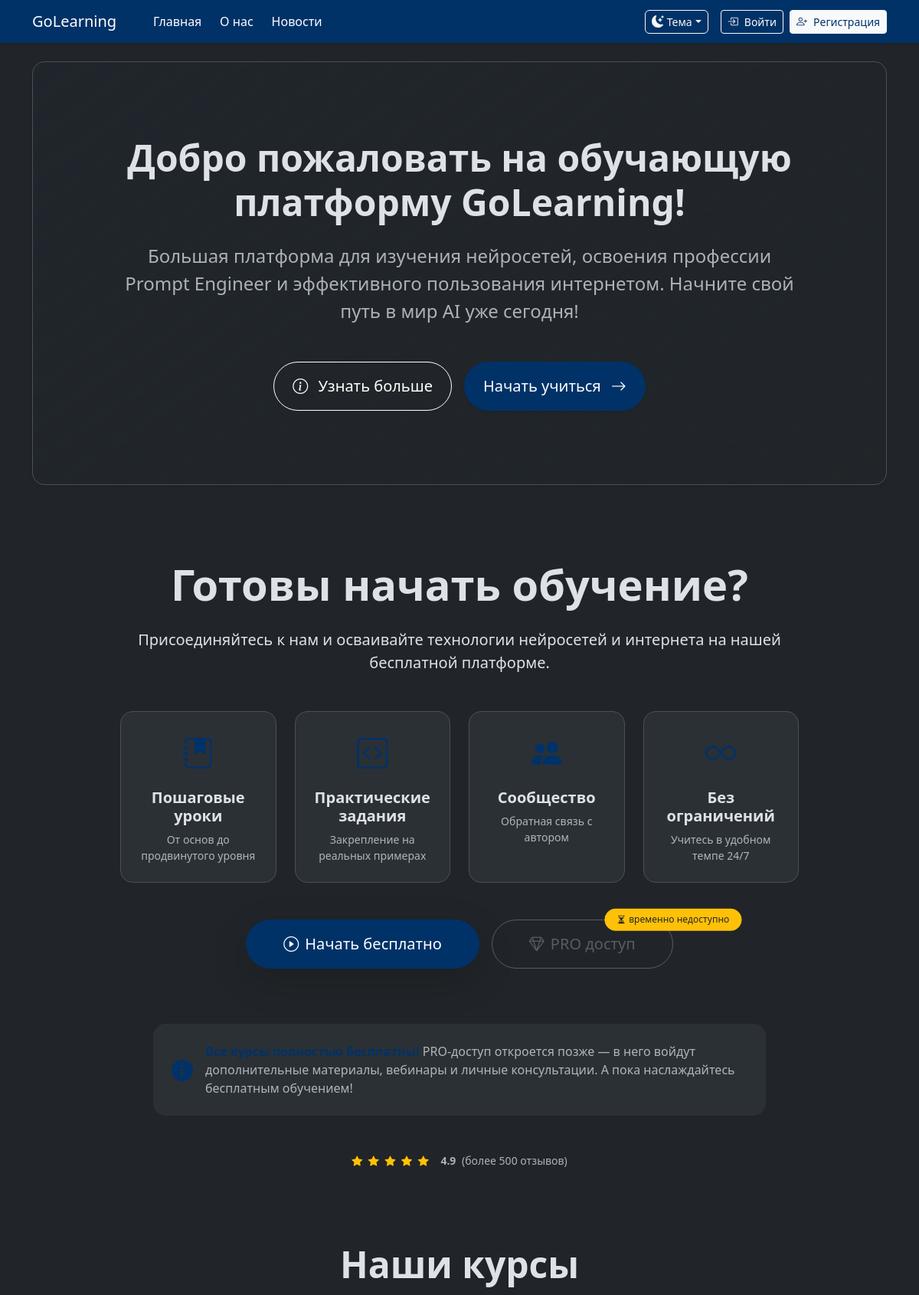
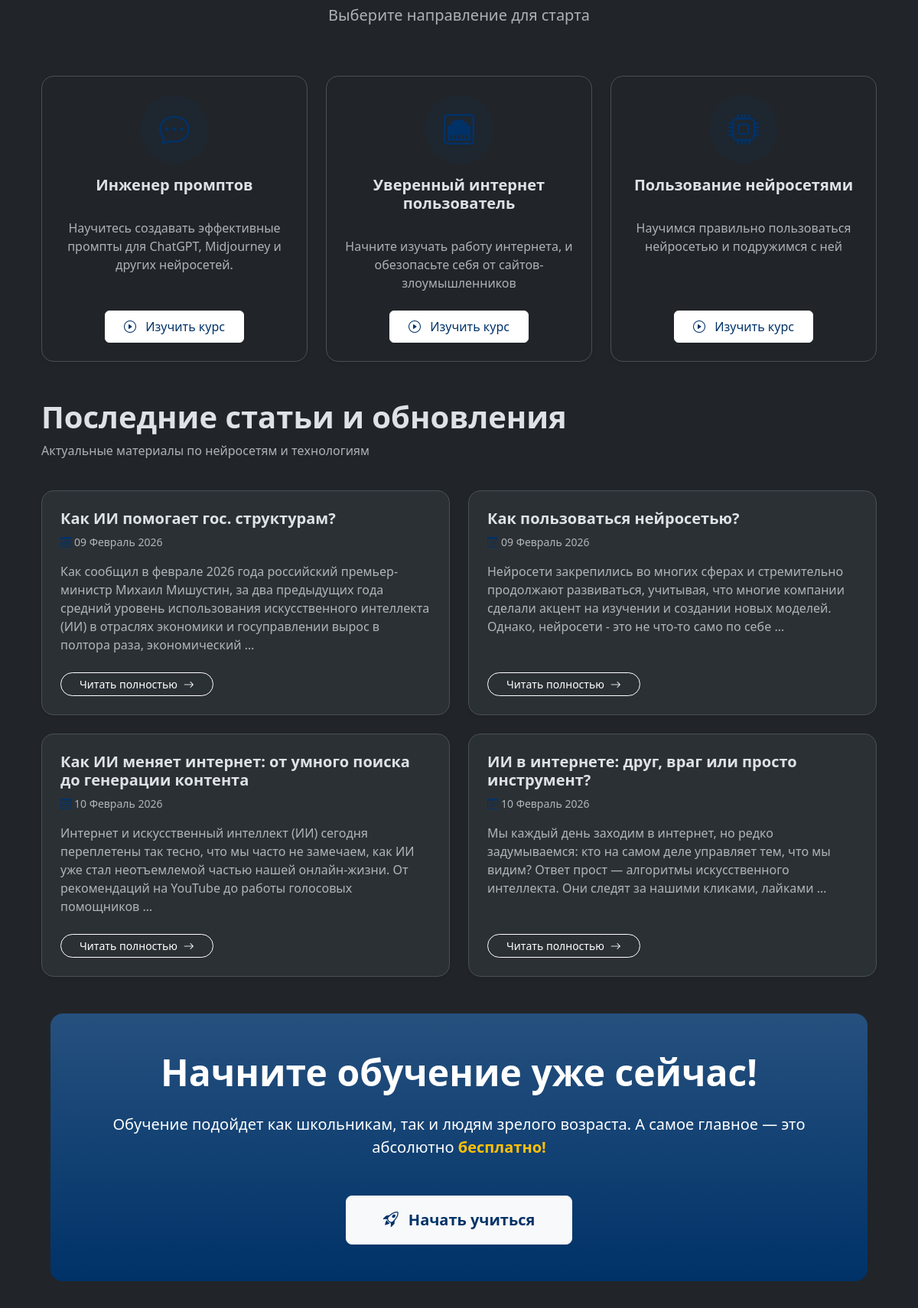
The page / (upper part) on the database its author committed (2 pictures, top to bottom).
### learningbase/models.py (models this page shows, shortened)
class Post(models.Model):
    name = models.CharField(max_length=100, db_index=True, verbose_name='Название')
    content = models.TextField(blank=True, verbose_name='Контент')
    slug = models.SlugField(max_length=100, db_index=True, verbose_name='Слаг')
    time_create = models.DateTimeField(auto_now_add=True, verbose_name='Дата-создания')
    time_update = models.DateTimeField(auto_now=True, verbose_name='Последнее обновление')
    class Meta:
        verbose_name = "Пост"
        verbose_name_plural = "Посты"
    def get_absolute_url(self):
        return reverse("post", kwargs={"post_slug": self.slug})

### learningbase/views.py (the view)
# urls.py: path('', views.home, name='home'),
def home(request):
    posts = Post.objects.all()
    data = {
        "title": "Главная",
        "posts": posts,
    }
    return render(request, 'learningbase/index.html', context=data)

### learningbase/templates/learningbase/index.html (shortened to what this page needs)
{% extends 'base.html' %}
{% block content %}
<div class="p-5 mb-5 rounded-4 border border-opacity-25 shadow-sm"
     style="background: linear-gradient(145deg, rgba(var(--bs-primary-rgb), 0.03) 0%, rgba(var(--bs-body-bg-rgb), 0.8) 100%);">
  <div class="container-fluid py-5 text-center">
    <h1 class="display-5 fw-bold mb-4">Добро пожаловать на обучающую платформу GoLearning!</h1>
    <p class="fs-4 mx-auto text-body-secondary" style="max-width: 900px;">
      Большая платформа для изучения нейросетей, освоения профессии Prompt Engineer
      и эффективного пользования интернетом. Начните свой путь в мир AI уже сегодня!
    </p>
    <div class="d-flex flex-wrap gap-3 justify-content-center mt-5">
      <a href="{% url 'about' %}" class="btn btn-outline-primary btn-outline-custom btn-lg px-4 py-3 rounded-pill">
    <i class="bi bi-info-circle me-2"></i>
    Узнать больше
</a>
      <a href="{% url 'start_learning' %}" class="btn btn-primary btn-lg px-4 py-3 rounded-pill shadow-sm">
        Начать учиться <i class="bi bi-arrow-right ms-2"></i>
      </a>
    </div>
  </div>
</div>
<div class="container-fluid px-4 my-5 py-5" id="start-learning">
  <div class="row justify-content-center">
    <div class="col-12 col-xl-10 text-center">
      <h2 class="display-4 fw-bold mb-4">Готовы начать обучение?</h2>
      <p class="lead mb-5 mx-auto" style="max-width: 900px;">
        Присоединяйтесь к нам и осваивайте технологии нейросетей и интернета
        на нашей бесплатной платформе.
      </p>
      <div class="row g-4 mb-5">
        <div class="col-md-6 col-lg-3">
          <div class="card h-100 border bg-body-tertiary rounded-4 p-4 hover-lift">
            <div class="text-primary mb-3">
              <i class="bi bi-journal-bookmark-fill fs-1"></i>
            </div>
            <h5 class="fw-bold mb-2">Пошаговые уроки</h5>
            <p class="text-body-secondary mb-0 small">От основ до продвинутого уровня</p>
          </div>
        </div>
        <div class="col-md-6 col-lg-3">
          <div class="card h-100 border bg-body-tertiary rounded-4 p-4 hover-lift">
            <div class="text-primary mb-3">
              <i class="bi bi-code-square fs-1"></i>
            </div>
            <h5 class="fw-bold mb-2">Практические задания</h5>
            <p class="text-body-secondary mb-0 small">Закрепление на реальных примерах</p>
          </div>
        </div>
        <div class="col-md-6 col-lg-3">
          <div class="card h-100 border bg-body-tertiary rounded-4 p-4 hover-lift">
            <div class="text-primary mb-3">
              <i class="bi bi-people-fill fs-1"></i>
            </div>
            <h5 class="fw-bold mb-2">Сообщество</h5>
            <p class="text-body-secondary mb-0 small">Обратная связь с автором</p>
          </div>
        </div>
        <div class="col-md-6 col-lg-3">
          <div class="card h-100 border bg-body-tertiary rounded-4 p-4 hover-lift">
            <div class="text-primary mb-3">
              <i class="bi bi-infinity fs-1"></i>
            </div>
            <h5 class="fw-bold mb-2">Без ограничений</h5>
            <p class="text-body-secondary mb-0 small">Учитесь в удобном темпе 24/7</p>
          </div>
        </div>
      </div>
      <div class="d-flex flex-wrap gap-3 justify-content-center mb-5">
        <a href="{% url 'start_learning' %}" class="btn btn-primary btn-lg px-5 py-3 rounded-pill shadow-lg">
          <i class="bi bi-play-circle me-2"></i>Начать бесплатно
        </a>
        <div class="position-relative">
          <button class="btn btn-outline-secondary btn-lg px-5 py-3 rounded-pill" disabled style="opacity: 0.7; pointer-events: none;">
            <i class="bi bi-gem me-2"></i>PRO доступ
          </button>
          <span class="position-absolute top-0 start-100 translate-middle badge rounded-pill bg-warning text-dark small fw-normal px-3 py-2" style="font-size: 0.75rem; white-space: nowrap;">
            <i class="bi bi-hourglass-split me-1"></i>временно недоступно
          </span>
        </div>
      </div>
      <div class="mt-4 p-4 bg-body-tertiary rounded-4 d-inline-block mx-auto" style="max-width: 800px;">
        <div class="d-flex align-items-center gap-3">
          <div class="flex-shrink-0">
            <i class="bi bi-info-circle-fill text-primary fs-3"></i>
          </div>
          <div class="flex-grow-1 text-start">
            <p class="mb-0 text-body-secondary">
              <strong class="text-primary">Все курсы полностью бесплатны!</strong> PRO-доступ откроется позже — в него войдут дополнительные материалы, вебинары и личные консультации. А пока наслаждайтесь бесплатным обучением!
            </p>
          </div>
        </div>
      </div>
      <div class="mt-5 text-center">
          <p class="text-body-secondary small mb-0">
            <i class="bi bi-star-fill text-warning me-1"></i>
            <i class="bi bi-star-fill text-warning me-1"></i>
            <i class="bi bi-star-fill text-warning me-1"></i>
            <i class="bi bi-star-fill text-warning me-1"></i>
            <i class="bi bi-star-fill text-warning me-1"></i>
            <span class="ms-2 fw-bold">4.9</span>
            <span class="text-body-secondary ms-1">(более 500 отзывов)</span>
          </p>
        </div>
    </div>
  </div>
</div>
<div class="container my-5">
  <div class="row mb-5">
    <div class="col-12 text-center">
      <h2 class="display-5 fw-bold mb-3">Наши курсы</h2>
      <p class="lead text-muted">Выберите направление для старта</p>
    </div>
  </div>
  <div class="row g-4">
    <div class="col-md-4">
      <div class="card h-100 border shadow-sm rounded-4 hover-lift">
        <div class="card-body p-4 d-flex flex-column">
          <div class="text-center mb-4">
            <div class="bg-primary bg-opacity-10 rounded-circle d-inline-flex align-items-center justify-content-center p-4 mb-3" style="width: 90px; height: 90px;">
              <i class="bi bi-chat-dots text-primary fs-1"></i>
            </div>
            <h5 class="card-title fw-bold mb-2">Инженер промптов</h5>
          </div>
          <p class="card-text text-body-secondary text-center mb-4 flex-grow-1">
            Научитесь создавать эффективные промпты для ChatGPT, Midjourney и других нейросетей.
          </p>
          <div class="text-center mt-auto">
            <a href="{% url 'prompteng_start' %}" class="btn btn-primary px-4 py-2 rounded">
              <i class="bi bi-play-circle me-2"></i>
              Изучить курс
            </a>
          </div>
        </div>
      </div>
    </div>
    <div class="col-md-4">
      <div class="card h-100 border shadow-sm rounded-4 hover-lift">
        <div class="card-body p-4 d-flex flex-column">
          <div class="text-center mb-4">
            <div class="bg-primary bg-opacity-10 rounded-circle d-inline-flex align-items-center justify-content-center p-4 mb-3" style="width: 90px; height: 90px;">
              <i class="bi bi-ethernet text-primary fs-1"></i>
            </div>
            <h5 class="card-title fw-bold mb-2">Уверенный интернет пользователь</h5>
          </div>
          <p class="card-text text-body-secondary text-center mb-4 flex-grow-1">
            Начните изучать работу интернета, и обезопасьте себя от сайтов-злоумышленников
          </p>
          <div class="text-center mt-auto">
            <a href="{% url 'ethernet_start' %}" class="btn btn-primary px-4 py-2 rounded">
              <i class="bi bi-play-circle me-2"></i>
              Изучить курс
            </a>
          </div>
        </div>
      </div>
    </div>
    <div class="col-md-4">
      <div class="card h-100 border shadow-sm rounded-4 hover-lift">
        <div class="card-body p-4 d-flex flex-column">
          <div class="text-center mb-4">
            <div class="bg-primary bg-opacity-10 rounded-circle d-inline-flex align-items-center justify-content-center p-4 mb-3" style="width: 90px; height: 90px;">
              <i class="bi bi-cpu text-primary fs-1"></i>
            </div>
            <h5 class="card-title fw-bold mb-2">Пользование нейросетями</h5>
          </div>
          <p class="card-text text-body-secondary text-center mb-4 flex-grow-1">
            Научимся правильно пользоваться нейросетью и подружимся с ней
          </p>
          <div class="text-center mt-auto">
            <a href="{% url 'neuro_start' %}" class="btn btn-primary px-4 py-2 rounded">
              <i class="bi bi-play-circle me-2"></i>
              Изучить курс
            </a>
          </div>
        </div>
      </div>
    </div>
  </div>
</div>
<div class="container my-5">
  <div class="row mb-4">
    <div class="col-12">
      <h2 class="display-6 fw-bold" id='posts'>Последние статьи и обновления</h2>
      <p class="text-muted">Актуальные материалы по нейросетям и технологиям</p>
    </div>
  </div>
<div class="row align-items-md-stretch g-4">
    {% for p in posts %}
    <div class="col-md-6">
        <div class="h-100 p-4 bg-body-tertiary border rounded-4 shadow-sm d-flex flex-column hover-lift">
            <h3 class="h5 fw-bold mb-2">{{ p.name }}</h3>
            <p class="text-body-secondary small mb-3">
                <i class="bi bi-calendar3 me-1 text-primary"></i>{{ p.time_create|date:"d F Y" }}
            </p>
            <p class="mb-4 flex-grow-1 text-body-secondary">{{ p.content|truncatewords:30 }}</p>
            <div class="mt-auto">
                <a href="{{ p.get_absolute_url }}" class="btn btn-outline-primary btn-sm rounded-pill px-4 post-card-btn">
                    Читать полностью <i class="bi bi-arrow-right ms-1"></i>
                </a>
            </div>
        </div>
    </div>
    {% endfor %}
</div>
<div class="py-5">
  <div class="container">
    <div class="bg-primary bg-gradient text-white rounded-4 p-4 p-lg-5 mx-auto text-center"
         style="max-width: 1200px;">
      <h2 class="display-5 fw-bold mb-4">Начните обучение уже сейчас!</h2>
      <p class="lead mb-5">
        Обучение подойдет как школьникам, так и людям зрелого возраста.
        А самое главное — это абсолютно <span class="fw-bold text-warning">бесплатно!</span>
      </p>
      <div class="mt-4">
        <a href="{% url 'start_learning' %}" class="btn btn-light btn-lg px-5 py-3 fw-bold">
          <i class="bi bi-rocket-takeoff me-2"></i>
          Начать учиться
        </a>
      </div>
    </div>
  </div>
</div>
{% endblock %}

### learningbase/static/learningbase/custom.css (style rules this page uses)
:root { --bs-primary: #003268; --bs-primary-rgb: 0, 50, 104; --bs-btn-bg: #003268; --bs-btn-border-color: #003268; --bs-btn-hover-bg: #00244d; --bs-btn-hover-border-color: #00244d; --bs-link-color: #003268; --bs-link-hover-color: #00244d; }
[data-bs-theme="dark"] .card .btn-primary { background-color: white !important; border-color: white !important; color: #003268 !important; }
[data-bs-theme="dark"] .post-card-btn.btn-outline-primary { color: white !important; border-color: white !important; background-color: transparent !important; }
.bg-primary { background-color: #003268 !important; }
.btn-primary { background-color: #003268 !important; border-color: #003268 !important; }
.btn-outline-primary { color: #ffffff !important; border-color: #003268 !important; }
.btn-light { color: #003268 !important; }
.text-primary { color: #003268 !important; }
.bg-primary.bg-opacity-10 { background-color: rgba(0, 50, 104, 0.1) !important; }
a { color: #ffffff !important; }
.hover-lift { transition: transform 0.3s ease, box-shadow 0.3s ease; }
.bg-primary.bg-opacity-10 { transition: all 0.3s ease; }
.btn.rounded-pill { padding-left: 1.5rem; padding-right: 1.5rem; }
.btn-outline-primary.btn-outline-custom { transition: all 0.3s ease; }
[data-bs-theme="dark"] .btn-outline-primary.btn-outline-custom { color: white !important; border-color: white !important; background-color: transparent !important; }

### rows shown on the page
Post: name "Как ИИ помогает гос. структурам?", time_create "09 Февраль 2026", content "Как сообщил в феврале 2026 года российский премьер-министр Михаил Мишустин, за два предыдущих года средний уровень использования искусственного интеллекта (ИИ) в отраслях экономики и госуправлении вырос в полтора раза, экономический …"
Post: name "Как пользоваться нейросетью?", time_create "09 Февраль 2026", content "Нейросети закрепились во многих сферах и стремительно продолжают развиваться, учитывая, что многие компании сделали акцент на изучении и создании новых моделей. Однако, нейросети - это не что-то само по себе …"
Post: name "Как ИИ меняет интернет: от умного поиска до генерации контента", time_create "10 Февраль 2026", content "Интернет и искусственный интеллект (ИИ) сегодня переплетены так тесно, что мы часто не замечаем, как ИИ уже стал неотъемлемой частью нашей онлайн-жизни. От рекомендаций на YouTube до работы голосовых помощников …"
Post: name "ИИ в интернете: друг, враг или просто инструмент?", time_create "10 Февраль 2026", content "Мы каждый день заходим в интернет, но редко задумываемся: кто на самом деле управляет тем, что мы видим? Ответ прост — алгоритмы искусственного интеллекта. Они следят за нашими кликами, лайками …"
